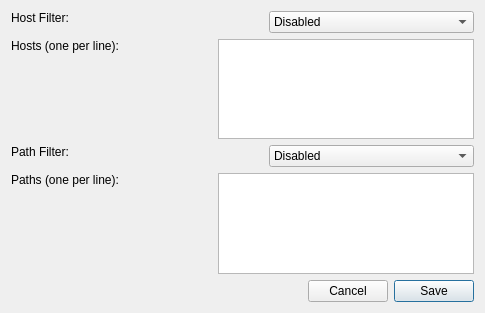
<?xml version="1.0" encoding="UTF-8"?>
<ui version="4.0">
 <class>PreferencesWindow</class>
 <widget class="QDialog" name="PreferencesWindow">
  <property name="geometry">
   <rect>
    <x>0</x>
    <y>0</y>
    <width>485</width>
    <height>313</height>
   </rect>
  </property>
  <property name="windowTitle">
   <string>Preferences</string>
  </property>
  <layout class="QVBoxLayout" name="verticalLayout">
   <item>
    <layout class="QHBoxLayout" name="horizontalLayout">
     <item>
      <widget class="QLabel" name="label_3">
       <property name="text">
        <string>Host Filter:</string>
       </property>
       <property name="alignment">
        <set>Qt::AlignLeading|Qt::AlignLeft|Qt::AlignTop</set>
       </property>
      </widget>
     </item>
     <item>
      <spacer name="horizontalSpacer_5">
       <property name="orientation">
        <enum>Qt::Horizontal</enum>
       </property>
       <property name="sizeType">
        <enum>QSizePolicy::MinimumExpanding</enum>
       </property>
       <property name="sizeHint" stdset="0">
        <size>
         <width>40</width>
         <height>20</height>
        </size>
       </property>
      </spacer>
     </item>
     <item>
      <widget class="QComboBox" name="hostSettingDropdown">
       <property name="sizePolicy">
        <sizepolicy hsizetype="Fixed" vsizetype="Fixed">
         <horstretch>0</horstretch>
         <verstretch>0</verstretch>
        </sizepolicy>
       </property>
       <property name="minimumSize">
        <size>
         <width>205</width>
         <height>0</height>
        </size>
       </property>
       <item>
        <property name="text">
         <string>Disabled</string>
        </property>
       </item>
       <item>
        <property name="text">
         <string>Only include hosts:</string>
        </property>
       </item>
       <item>
        <property name="text">
         <string>Exclude hosts:</string>
        </property>
       </item>
      </widget>
     </item>
    </layout>
   </item>
   <item>
    <layout class="QHBoxLayout" name="horizontalLayout_2">
     <item>
      <widget class="QLabel" name="label">
       <property name="text">
        <string>Hosts (one per line):</string>
       </property>
       <property name="alignment">
        <set>Qt::AlignLeading|Qt::AlignLeft|Qt::AlignTop</set>
       </property>
      </widget>
     </item>
     <item>
      <spacer name="horizontalSpacer_3">
       <property name="orientation">
        <enum>Qt::Horizontal</enum>
       </property>
       <property name="sizeHint" stdset="0">
        <size>
         <width>40</width>
         <height>20</height>
        </size>
       </property>
      </spacer>
     </item>
     <item>
      <widget class="QPlainTextEdit" name="hostsText"/>
     </item>
    </layout>
   </item>
   <item>
    <spacer name="verticalSpacer">
     <property name="orientation">
      <enum>Qt::Vertical</enum>
     </property>
     <property name="sizeHint" stdset="0">
      <size>
       <width>20</width>
       <height>1</height>
      </size>
     </property>
    </spacer>
   </item>
   <item>
    <layout class="QHBoxLayout" name="horizontalLayout_3">
     <item>
      <widget class="QLabel" name="label_4">
       <property name="text">
        <string>Path Filter:</string>
       </property>
       <property name="alignment">
        <set>Qt::AlignLeading|Qt::AlignLeft|Qt::AlignTop</set>
       </property>
      </widget>
     </item>
     <item>
      <spacer name="horizontalSpacer_4">
       <property name="orientation">
        <enum>Qt::Horizontal</enum>
       </property>
       <property name="sizeHint" stdset="0">
        <size>
         <width>40</width>
         <height>20</height>
        </size>
       </property>
      </spacer>
     </item>
     <item>
      <widget class="QComboBox" name="pathSettingDropdown">
       <property name="sizePolicy">
        <sizepolicy hsizetype="Fixed" vsizetype="Fixed">
         <horstretch>0</horstretch>
         <verstretch>0</verstretch>
        </sizepolicy>
       </property>
       <property name="minimumSize">
        <size>
         <width>205</width>
         <height>0</height>
        </size>
       </property>
       <item>
        <property name="text">
         <string>Disabled</string>
        </property>
       </item>
       <item>
        <property name="text">
         <string>Only include paths containing:</string>
        </property>
       </item>
       <item>
        <property name="text">
         <string>Exclude paths containing:</string>
        </property>
       </item>
      </widget>
     </item>
    </layout>
   </item>
   <item>
    <layout class="QHBoxLayout" name="horizontalLayout_4">
     <item>
      <widget class="QLabel" name="label_2">
       <property name="text">
        <string>Paths (one per line):</string>
       </property>
       <property name="alignment">
        <set>Qt::AlignLeading|Qt::AlignLeft|Qt::AlignTop</set>
       </property>
      </widget>
     </item>
     <item>
      <spacer name="horizontalSpacer_2">
       <property name="orientation">
        <enum>Qt::Horizontal</enum>
       </property>
       <property name="sizeHint" stdset="0">
        <size>
         <width>40</width>
         <height>20</height>
        </size>
       </property>
      </spacer>
     </item>
     <item>
      <widget class="QPlainTextEdit" name="pathsText">
       <property name="sizePolicy">
        <sizepolicy hsizetype="Expanding" vsizetype="Preferred">
         <horstretch>0</horstretch>
         <verstretch>0</verstretch>
        </sizepolicy>
       </property>
      </widget>
     </item>
    </layout>
   </item>
   <item>
    <spacer name="verticalSpacer_2">
     <property name="orientation">
      <enum>Qt::Vertical</enum>
     </property>
     <property name="sizeHint" stdset="0">
      <size>
       <width>20</width>
       <height>1</height>
      </size>
     </property>
    </spacer>
   </item>
   <item>
    <layout class="QHBoxLayout" name="horizontalLayout_5">
     <item>
      <spacer name="horizontalSpacer">
       <property name="orientation">
        <enum>Qt::Horizontal</enum>
       </property>
       <property name="sizeHint" stdset="0">
        <size>
         <width>40</width>
         <height>20</height>
        </size>
       </property>
      </spacer>
     </item>
     <item>
      <widget class="QPushButton" name="cancelButton">
       <property name="text">
        <string>Cancel</string>
       </property>
       <property name="autoDefault">
        <bool>false</bool>
       </property>
      </widget>
     </item>
     <item>
      <widget class="QPushButton" name="saveButton">
       <property name="text">
        <string>Save</string>
       </property>
      </widget>
     </item>
    </layout>
   </item>
  </layout>
 </widget>
 <resources/>
 <connections/>
</ui>
